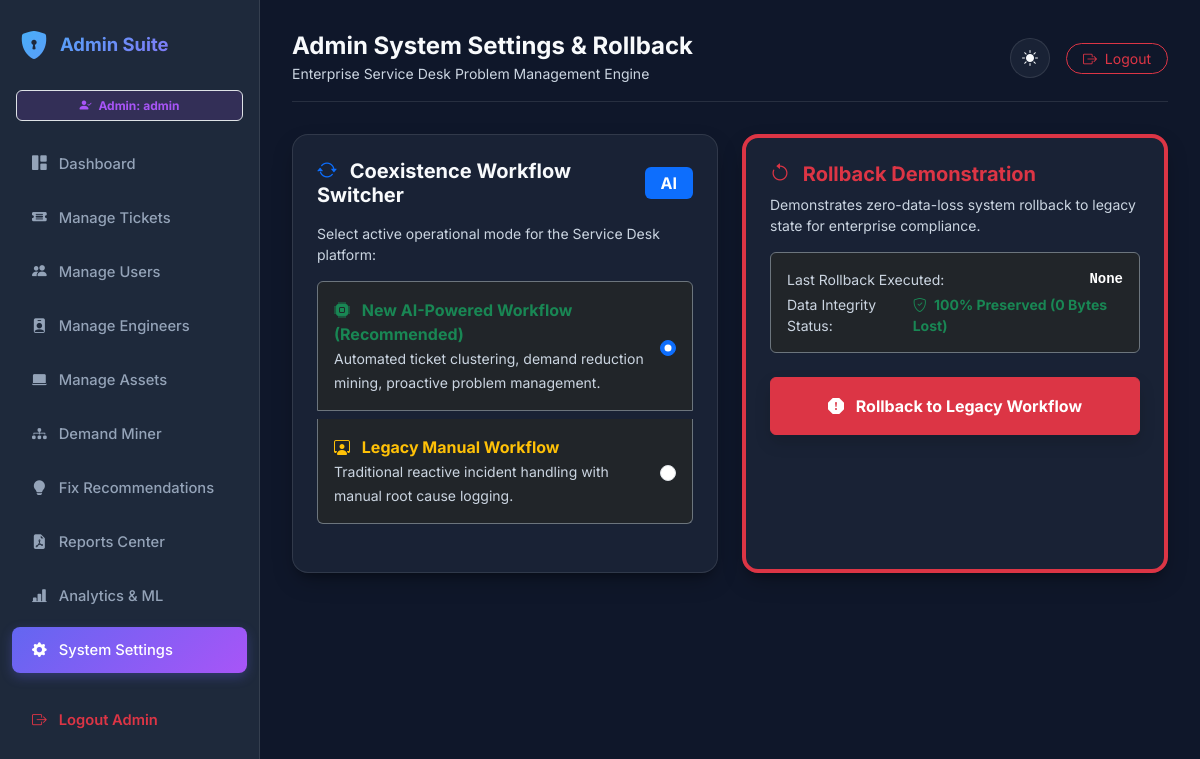
The app's page /admin/settings (signed in) with its own data.
### tables this page shows
CREATE TABLE system_config (
            key TEXT PRIMARY KEY,
            value TEXT,
            updated_at TEXT
        );

### app.py (the view)
@app.route('/admin/settings')
@admin_required
def admin_settings():
    active_wf = get_active_workflow()
    conn = get_db_connection()
    cursor = conn.cursor()
    cursor.execute("SELECT value FROM system_config WHERE key = 'last_rollback'")
    row = cursor.fetchone()
    last_rollback = row['value'] if row else 'None'
    conn.close()
    return render_template('admin_settings.html', active_workflow=active_wf, last_rollback=last_rollback)

### app.py (called while the page is built)
def get_active_workflow():
    conn = get_db_connection()
    cursor = conn.cursor()
    cursor.execute("SELECT value FROM system_config WHERE key = 'active_workflow'")
    row = cursor.fetchone()
    conn.close()
    return row['value'] if row else 'ai'

@app.context_processor
def inject_globals():
    return dict(active_workflow=get_active_workflow())

def admin_required(f):
    @wraps(f)
    def decorated_function(*args, **kwargs):
        if session.get('user_logged_in') and not session.get('admin_logged_in'):
            abort(403)
        if not session.get('admin_logged_in'):
            return redirect(url_for('admin_login', next=request.url))
        return f(*args, **kwargs)
    return decorated_function

### database.py (called while the page is built)
def get_db_connection():
    conn = sqlite3.connect(DB_PATH)
    conn.row_factory = sqlite3.Row
    return conn

### templates/admin_settings.html (shortened to what this page needs)
{% extends 'admin_base.html' %}
{% set active_page = 'admin_settings' %}
{% block page_title %}Admin System Settings & Rollback{% endblock %}
{% block content %}
<div class="row g-4 mb-4">
    <div class="col-lg-6">
        <div class="glass-card p-4 h-100">
            <div class="d-flex justify-content-between align-items-center mb-3">
                <h5 class="fw-bold mb-0"><i class="bi bi-arrow-repeat text-primary me-2"></i> Coexistence Workflow Switcher</h5>
                <span class="badge bg-primary px-3 py-2 fs-6" id="currentModeBadge">{{ active_workflow | upper }}</span>
            </div>
            <p class="text-muted small">Select active operational mode for the Service Desk platform:</p>
            <div class="list-group mb-4">
                <label class="list-group-item bg-dark text-white border-secondary d-flex justify-content-between align-items-center p-3 cursor-pointer">
                    <div>
                        <div class="fw-bold text-success"><i class="bi bi-cpu-fill me-2"></i> New AI-Powered Workflow (Recommended)</div>
                        <small class="text-muted">Automated ticket clustering, demand reduction mining, proactive problem management.</small>
                    </div>
                    <input class="form-check-input flex-shrink-0" type="radio" name="workflowMode" value="ai" {% if active_workflow == 'ai' %}checked{% endif %} onchange="toggleWorkflow('ai')">
                </label>
                <label class="list-group-item bg-dark text-white border-secondary d-flex justify-content-between align-items-center p-3 cursor-pointer mt-2">
                    <div>
                        <div class="fw-bold text-warning"><i class="bi bi-person-workspace me-2"></i> Legacy Manual Workflow</div>
                        <small class="text-muted">Traditional reactive incident handling with manual root cause logging.</small>
                    </div>
                    <input class="form-check-input flex-shrink-0" type="radio" name="workflowMode" value="legacy" {% if active_workflow == 'legacy' %}checked{% endif %} onchange="toggleWorkflow('legacy')">
                </label>
            </div>
        </div>
    </div>
    <div class="col-lg-6">
        <div class="glass-card p-4 h-100 border-start border-4 border-danger">
            <h5 class="fw-bold text-danger mb-2"><i class="bi bi-arrow-counterclockwise me-2"></i> Rollback Demonstration</h5>
            <p class="text-muted small">Demonstrates zero-data-loss system rollback to legacy state for enterprise compliance.</p>
            <div class="p-3 bg-dark rounded border border-secondary mb-4">
                <div class="d-flex justify-content-between small text-muted mb-1">
                    <span>Last Rollback Executed:</span>
                    <strong class="text-white font-monospace">{{ last_rollback }}</strong>
                </div>
                <div class="d-flex justify-content-between small text-muted">
                    <span>Data Integrity Status:</span>
                    <strong class="text-success"><i class="bi bi-shield-check me-1"></i> 100% Preserved (0 Bytes Lost)</strong>
                </div>
            </div>
            <button class="btn btn-danger w-100 py-3 fw-bold fs-6 shadow" onclick="executeRollback()">
                <i class="bi bi-exclamation-octagon-fill me-2"></i> Rollback to Legacy Workflow
            </button>
        </div>
    </div>
</div>
{% endblock %}

### static/css/style.css (style rules this page uses)
:root { --bg-primary: #0f172a; --bg-secondary: #1e293b; --bg-card: rgba(30, 41, 59, 0.7); --border-color: rgba(255, 255, 255, 0.1); --text-main: #f8fafc; --text-muted: #94a3b8; --accent-blue: #38bdf8; --accent-indigo: #6366f1; --accent-purple: #a855f7; --accent-green: #34d399; --accent-amber: #fbbf24; --accent-rose: #f43f5e; --shadow-main: 0 10px 25px -5px rgba(0, 0, 0, 0.3), 0 8px 10px -6px rgba(0, 0, 0, 0.3); }
body { background-color: var(--bg-primary); color: var(--text-main); font-family: 'Inter', system-ui, -apple-system, BlinkMacSystemFont, 'Segoe UI', Roboto, Oxygen, Ubuntu, Cantarell, sans-serif; min-height: 100vh; transition: background-color 0.3s ease, color 0.3s ease; }
.glass-card { background: var(--bg-card); backdrop-filter: blur(12px); -webkit-backdrop-filter: blur(12px); border: 1px solid var(--border-color); border-radius: 1rem; box-shadow: var(--shadow-main); transition: transform 0.2s ease, box-shadow 0.2s ease; }
[data-theme="dark"] .text-muted { color: #cbd5e1 !important; }

### records on screen
system_config: value "AI", value "☑ New AI-Powered Workflow (Recom", value "☐ Legacy Manual Workflow Traditi"
system_config: value "None"

### other values on screen
{{ session.get('admin_username', 'admin') }} "admin"
